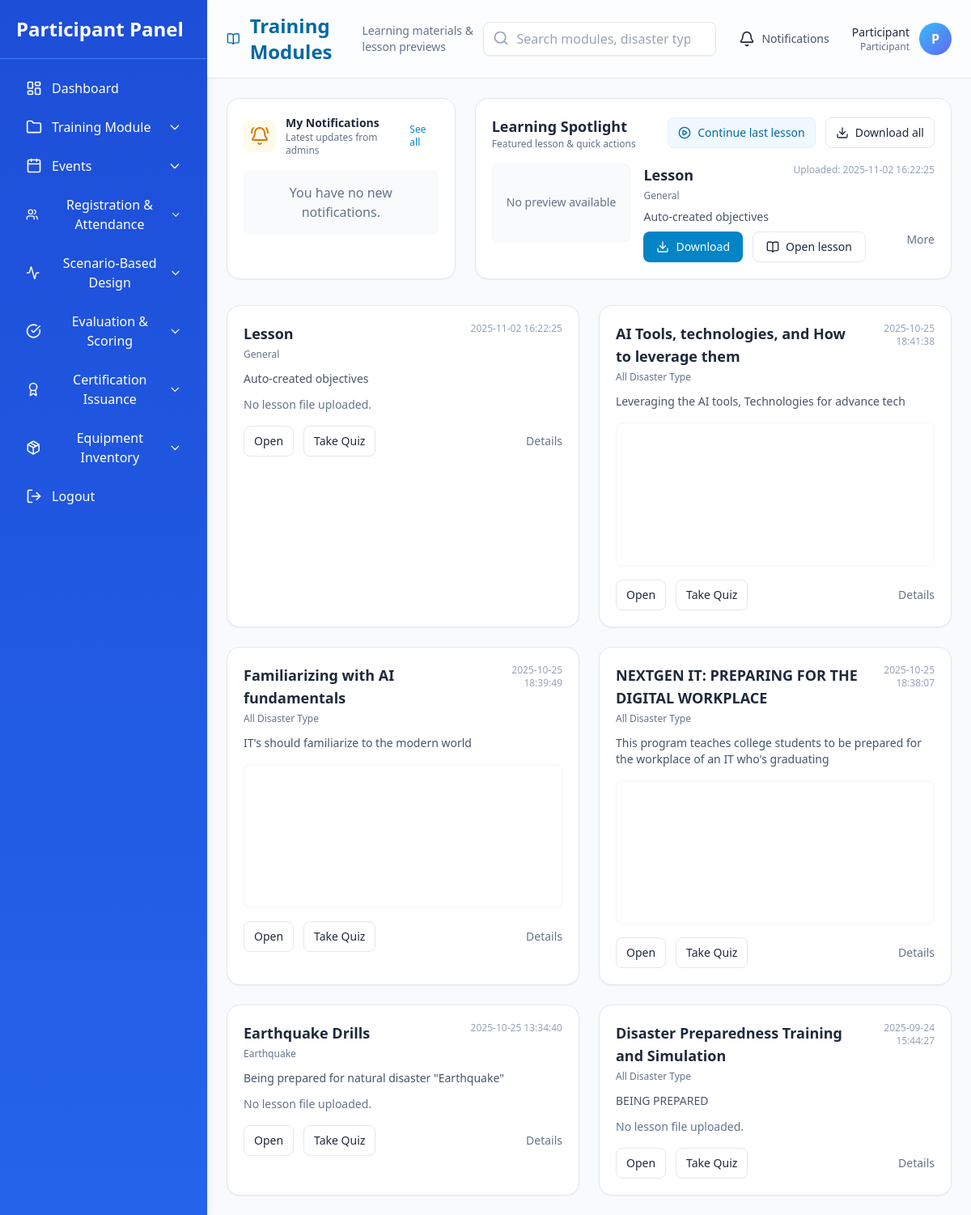
The app's page /user/module1/module1.1.php (signed in) with its own data.
### tables this page shows
CREATE TABLE `training_modules` (
  `id` int(11) NOT NULL,
  `title` varchar(255) NOT NULL,
  `prerequisite_id` int(11) DEFAULT NULL,
  `objectives` text NOT NULL,
  `disaster_type` varchar(100) NOT NULL,
  `topic` varchar(255) NOT NULL,
  `file_name` varchar(255) DEFAULT NULL,
  `status` enum('pending','approved','rejected') DEFAULT 'pending',
  `created_by` varchar(50) DEFAULT 'staff',
  `created_at` timestamp NOT NULL DEFAULT current_timestamp(),
  `description` text DEFAULT NULL,
  `is_mandatory` tinyint(1) NOT NULL DEFAULT 0,
  `updated_at` timestamp NULL DEFAULT current_timestamp() ON UPDATE current_timestamp(),
  `category_id` int(11) DEFAULT NULL
);

### user/module1/module1.1.php (the view, shortened to what this page needs)
<?php
$host = "localhost";
$user = "root";
$pass = "";
$db = "training_management";
$conn = new mysqli($host, $user, $pass, $db);
$modules = $conn->query("SELECT * FROM training_modules ORDER BY id DESC");
$notifications = [];
?>
<!DOCTYPE html>
<html lang="en">
<head>
    <script src="https://cdn.tailwindcss.com"></script>
</head>
<body class="bg-slate-50 h-screen flex overflow-hidden font-sans text-slate-800">
    <?php include '../sidebar.php'; ?>
    <main class="flex-1 h-screen flex flex-col">
        <header class="flex items-center justify-between bg-white/60 backdrop-blur-md border-b border-slate-200 px-6 py-4">
            <div class="flex items-center gap-4">
                <h1 class="text-2xl font-extrabold text-sky-700 flex items-center gap-3">
                    <i data-lucide="book-open" class="w-7 h-7"></i>
                    <span>Training Modules</span>
                </h1>
                <p class="text-sm text-slate-500 hidden sm:block">Learning materials & lesson previews</p>
            </div>
            <div class="flex items-center gap-4">
                <div class="relative hidden md:block">
                    <input type="search" placeholder="Search modules, disaster type..." class="w-72 pl-10 pr-4 py-2 rounded-lg border border-slate-200 bg-white shadow-sm focus:outline-none focus:ring-2 focus:ring-sky-200" />
                    <i data-lucide="search" class="absolute left-3 top-2.5 w-5 h-5 text-slate-400"></i>
                </div>
                <button class="relative flex items-center gap-2 px-3 py-2 rounded-lg hover:bg-slate-100 transition" aria-label="Notifications">
                    <i data-lucide="bell" class="w-5 h-5"></i>
                    <span class="hidden md:block text-sm text-slate-600">Notifications</span>
                </button>
                <div class="flex items-center gap-3">
                    <div class="text-right hidden sm:block">
                        <div class="text-sm font-medium"><?= htmlspecialchars($_SESSION['name'] ?? 'Participant'); ?></div>
                        <div class="text-xs text-slate-500">Participant</div>
                    </div>
                    <div class="w-10 h-10 rounded-full bg-gradient-to-br from-sky-400 to-indigo-500 flex items-center justify-center text-white font-bold">
                        <?= strtoupper(substr(htmlspecialchars($_SESSION['name'] ?? 'P'),0,1)); ?>
                    </div>
                </div>
            </div>
        </header>
        <div class="app-scroll px-6 py-6">
            <div class="max-w-6xl mx-auto space-y-8">
                <section class="grid grid-cols-1 md:grid-cols-3 gap-6">
                    <div class="md:col-span-1 bg-white rounded-2xl border border-slate-200 shadow-sm p-5">
                        <div class="flex items-center justify-between mb-4">
                            <div class="flex items-center gap-3">
                                <div class="p-2 rounded-lg bg-amber-50">
                                    <i data-lucide="bell-ring" class="w-6 h-6 text-amber-600"></i>
                                </div>
                                <div>
                                    <div class="text-sm font-semibold">My Notifications</div>
                                    <div class="text-xs text-slate-500">Latest updates from admins</div>
                                </div>
                            </div>
                            <a href="#" class="text-xs text-sky-600 hover:underline">See all</a>
                        </div>
                        <?php if (!empty($notifications)): ?>
                            <ul class="space-y-3">
                                <?php foreach ($notifications as $notification): ?>
                                    <li class="p-3 rounded-lg border <?php echo $notification['is_read'] ? 'bg-white' : 'bg-amber-50 border-amber-100'; ?>">
                                        <div class="flex justify-between items-start gap-3">
                                            <div class="flex-1">
                                                <div class="text-sm font-medium text-slate-800"><?= htmlspecialchars($notification['title']); ?></div>
                                                <div class="text-xs text-slate-500 mt-1"><?= nl2br(htmlspecialchars($notification['message'])); ?></div>
                                            </div>
                                            <div class="text-xs text-slate-400 text-right ml-3">
                                                <?= date("M d, Y", strtotime($notification['created_at'])); ?><br />
                                                <?php if (!$notification['is_read']): ?>
                                                    <span class="inline-block mt-2 px-2 py-0.5 text-xs rounded bg-rose-100 text-rose-700">New</span>
                                                <?php endif; ?>
                                            </div>
                                        </div>
                                    </li>
                                <?php endforeach; ?>
                            </ul>
                        <?php else: ?>
                            <div class="p-4 text-center text-slate-500 bg-slate-50 rounded-lg">
                                You have no new notifications.
                            </div>
                        <?php endif; ?>
                    </div>
                    <div class="md:col-span-2 bg-white rounded-2xl border border-slate-200 shadow-sm p-5 flex flex-col gap-4">
                        <div class="flex items-center justify-between">
                            <div>
                                <h2 class="text-lg font-semibold text-slate-800">Learning Spotlight</h2>
                                <p class="text-xs text-slate-500">Featured lesson & quick actions</p>
                            </div>
                            <div class="flex items-center gap-3">
                                <a href="#" class="inline-flex items-center gap-2 px-3 py-2 bg-sky-50 border border-sky-100 text-sky-700 rounded-lg text-sm">
                                    <i data-lucide="play-circle" class="w-4 h-4"></i> Continue last lesson
                                </a>
                                <a href="#" class="inline-flex items-center gap-2 px-3 py-2 bg-white border border-slate-200 rounded-lg text-sm hover:shadow-sm">
                                    <i data-lucide="download" class="w-4 h-4"></i> Download all
                                </a>
                            </div>
                        </div>
                        <?php
                            if ($modules) {
                                $modules->data_seek(0);
                                $spotlight = $modules->fetch_assoc();
                            } else {
                                $spotlight = null;
                            }
                        ?>
                        <?php if ($spotlight): ?>
                            <div class="grid sm:grid-cols-3 gap-4">
                                <div class="sm:col-span-1">
                                    <?php
                                        $filePath = "../../admin/module1/uploads/" . htmlspecialchars($spotlight['file_name']);
                                        $ext = strtolower(pathinfo($spotlight['file_name'] ?? '', PATHINFO_EXTENSION));
                                    ?>
                                    <div class="rounded-lg overflow-hidden border border-slate-100 bg-slate-50 aspect-video flex items-center justify-center">
                                        <?php if (!empty($spotlight['file_name']) && $ext === 'pdf'): ?>
                                            <iframe src="<?= $filePath ?>" class="w-full h-full"></iframe>
                                        <?php elseif (!empty($spotlight['file_name']) && in_array($ext, ['jpg','jpeg','png','gif'])): ?>
                                            <img src="<?= $filePath ?>" alt="Spotlight" class="w-full h-full object-cover">
                                        <?php else: ?>
                                            <div class="text-sm text-slate-500 p-4 text-center">
                                                No preview available
                                            </div>
                                        <?php endif; ?>
                                    </div>
                                </div>
                                <div class="sm:col-span-2 flex flex-col gap-2">
                                    <div class="flex items-start justify-between">
                                        <div>
                                            <h3 class="text-lg font-semibold"><?= htmlspecialchars($spotlight['title']); ?></h3>
                                            <div class="text-xs text-slate-500 mt-1"><?= htmlspecialchars($spotlight['disaster_type'] ?? 'General'); ?></div>
                                        </div>
                                        <div class="text-right text-xs text-slate-400">
                                            Uploaded: <?= htmlspecialchars($spotlight['created_at'] ?? 'N/A'); ?>
                                        </div>
                                    </div>
                                    <p class="text-sm text-slate-600 line-clamp-4">
                                        <?= nl2br(htmlspecialchars($spotlight['objectives'] ?? 'No objectives provided.')); ?>
                                    </p>
                                    <div class="mt-auto flex gap-3">
                                        <a href="<?= $filePath ?>" class="inline-flex items-center gap-2 px-4 py-2 rounded-lg bg-sky-600 text-white text-sm" download>
                                            <i data-lucide="download" class="w-4 h-4"></i> Download
                                        </a>
                                        <a href="#" class="inline-flex items-center gap-2 px-4 py-2 rounded-lg border border-slate-200 text-sm hover:shadow">
                                            <i data-lucide="book-open" class="w-4 h-4"></i> Open lesson
                                        </a>
                                        <a href="#" class="ml-auto text-sm text-slate-500 hover:underline">More</a>
                                    </div>
                                </div>
                            </div>
                        <?php else: ?>
                            <div class="text-sm text-slate-500">No featured module available.</div>
                        <?php endif; ?>
                    </div>
                </section>
                <section class="space-y-6">
                    <?php
                        if ($modules) $modules->data_seek(0);
                    ?>
                    <?php if ($modules && $modules->num_rows > 0): ?>
                        <div class="grid grid-cols-1 md:grid-cols-2 gap-6">
                            <?php while ($lesson = $modules->fetch_assoc()): ?>
                                <article class="bg-white rounded-2xl border border-slate-200 p-5 shadow-sm flex flex-col">
                                    <div class="flex items-start justify-between gap-4">
                                        <div>
                                            <h3 class="text-lg font-semibold text-slate-800"><?= htmlspecialchars($lesson['title']); ?></h3>
                                            <div class="text-xs text-slate-500 mt-1"><?= htmlspecialchars($lesson['disaster_type'] ?? 'General'); ?></div>
                                        </div>
                                        <div class="text-xs text-slate-400 text-right">
                                            <?= htmlspecialchars($lesson['created_at'] ?? 'N/A'); ?>
                                        </div>
                                    </div>
                                    <?php if (!empty($lesson['objectives'])): ?>
                                        <p class="text-sm text-slate-600 mt-3 line-clamp-4">
                                            <?= nl2br(htmlspecialchars($lesson['objectives'])); ?>
                                        </p>
                                    <?php endif; ?>
                                    <?php if (!empty($lesson['file_name'])):
                                        $filePath = "../../admin/module1/uploads/" . htmlspecialchars($lesson['file_name']);
                                        $ext = strtolower(pathinfo($lesson['file_name'], PATHINFO_EXTENSION));
                                    ?>
                                        <div class="mt-4 rounded-lg overflow-hidden border border-slate-100">
                                            <?php if ($ext === 'pdf'): ?>
                                                <div class="w-full h-60 md:h-44">
                                                    <iframe src="<?= $filePath ?>" class="w-full h-full border-0"></iframe>
                                                </div>
                                            <?php elseif (in_array($ext, ['jpg','jpeg','png','gif'])): ?>
                                                <img src="<?= $filePath ?>" alt="Lesson Image" class="w-full h-44 object-cover">
                                            <?php else: ?>
                                                <div class="p-4">
                                                    <a href="<?= $filePath ?>" class="px-3 py-2 bg-slate-700 text-white rounded hover:opacity-95" download>⬇️ Download Lesson</a>
                                                </div>
                                            <?php endif; ?>
                                        </div>
                                    <?php else: ?>
                                        <p class="text-sm text-slate-500 mt-3">No lesson file uploaded.</p>
                                    <?php endif; ?>
                                    <div class="mt-4 flex items-center gap-3">
                                        <a href="#" class="text-sm px-3 py-2 bg-white border border-slate-200 rounded-lg hover:shadow">Open</a>
                                        <a href="#" class="text-sm px-3 py-2 bg-white border border-slate-200 rounded-lg hover:shadow">Take Quiz</a>
                                        <a href="#" class="ml-auto text-sm text-slate-500">Details</a>
                                    </div>
                                </article>
                            <?php endwhile; ?>
                        </div>
                    <?php else: ?>
                        <div class="rounded-lg p-6 bg-rose-50 border border-rose-100 text-rose-700">
                            ❌ No lessons available yet. Please check with the administrator.
                        </div>
                    <?php endif; ?>
                </section>
            </div>
        </div>
    </main>
</body>
</html>

### user/module1/module1.1.php (style rules this page uses)
.app-scroll { max-height: calc(100vh - 48px); overflow: auto; scroll-behavior: smooth; padding-right: 8px; }

### records on screen
training_modules: title "Lesson", disaster_type "General", created_at "2025-11-02 16:22:25", objectives "Auto-created objectives", shows "No lesson file uploaded."
training_modules: title "AI Tools, technologies, and How to leverage them", disaster_type "All Disaster Type", created_at "2025-10-25 18:41:38", objectives "Leveraging the AI tools, Technologies for advance tech"
training_modules: title "Familiarizing with AI fundamentals", disaster_type "All Disaster Type", created_at "2025-10-25 18:39:49", objectives "IT's should familiarize to the modern world"
training_modules: title "NEXTGEN IT: PREPARING FOR THE DIGITAL WORKPLACE", disaster_type "All Disaster Type", created_at "2025-10-25 18:38:07", objectives "This program teaches college students to be prepared for the workplace of an IT who's graduating"
training_modules: title "Earthquake Drills", disaster_type "Earthquake", created_at "2025-10-25 13:34:40", objectives "Being prepared for natural disaster \"Earthquake\"", shows "No lesson file uploaded."
training_modules: title "Disaster Preparedness Training and Simulation", disaster_type "All Disaster Type", created_at "2025-09-24 15:44:27", objectives "BEING PREPARED", shows "No lesson file uploaded."

### other values on screen
$_SESSION['name'] "Participant"
substr(htmlspecialchars($_SESSION['name'] ?? 'P'),0,1) "P"
